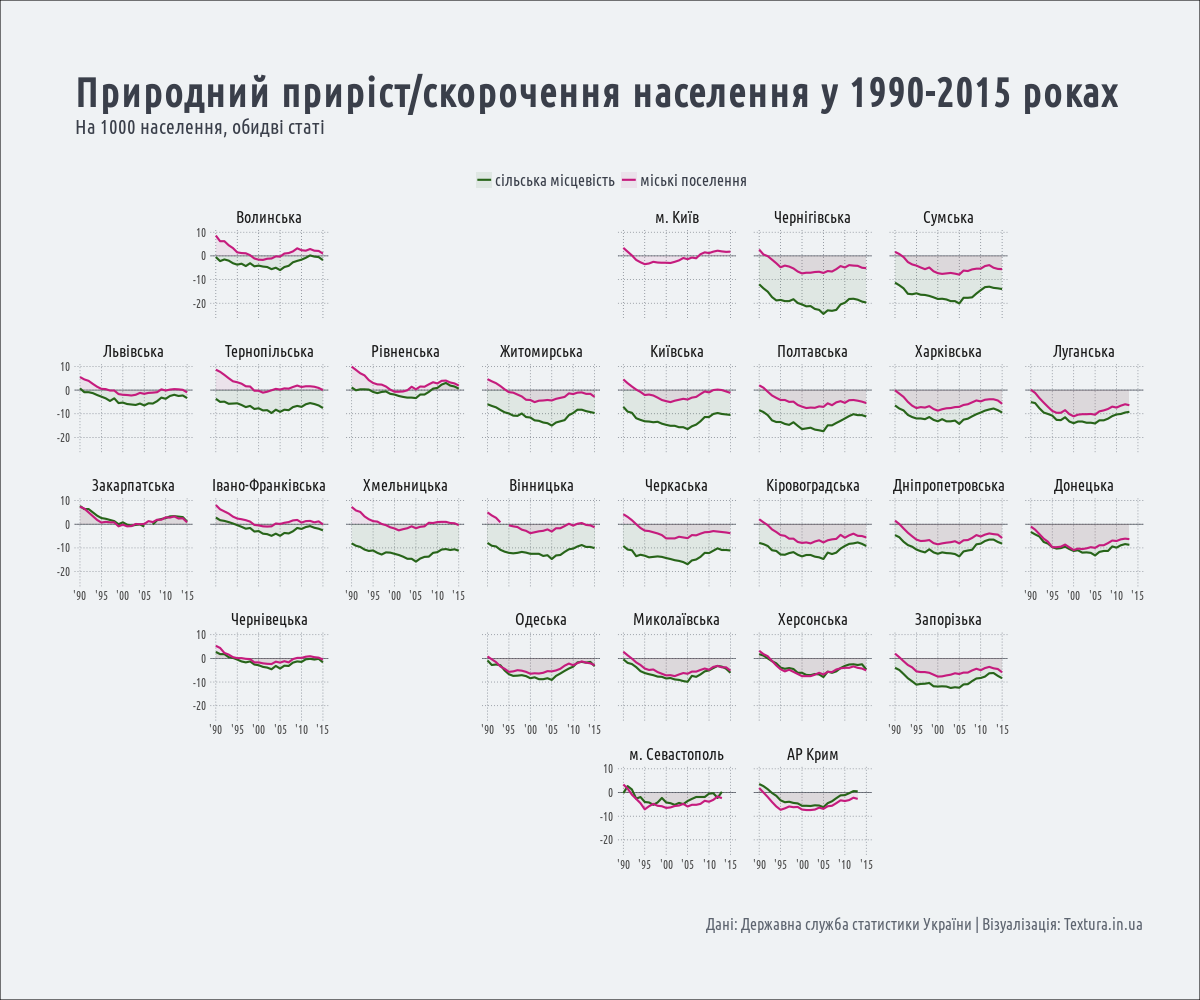

This chart was generated by the following R code:
library(ggplot2)
library(tidyr)
library(geofacet)

df <- read.csv('~/R/28 population geofacet/population_trends.csv', stringsAsFactors = FALSE)

df <- df %>% gather(key = type, value = ratio, -name, -year)
df$ratio <- as.numeric(df$ratio)
df$name <- trimws(df$name)

png(filename = 'geofacet.png', width = 1200, height = 1000)

ggplot(df)+
  geom_hline(yintercept = 0, size = 0.3, color = '#3A3F4A')+
  geom_ribbon(aes(x = year, ymin = 0, ymax = ratio, fill = type), alpha = 0.075)+
  geom_line(aes(x = year, y = ratio, color = type), size = 1)+
  facet_geo(~name, grid = ukraine)+
  scale_x_continuous(breaks = seq(1990, 2015, 5), labels = c("'90", "'95", "'00", "'05", "'10", "'15"))+
  scale_color_manual(values = c('#276419', '#c51b7d'), labels = c('сільська місцевість ', 'міські поселення'))+
  scale_fill_manual(values = c('#276419', '#c51b7d'), labels = c('сільська місцевість ', 'міські поселення'))+
  labs(title = 'Природний приріст/скорочення населення у 1990-2015 роках',
       subtitle = 'На 1000 населення, обидві статі',
       caption = 'Дані: Державна служба статистики України | Візуалізація: Textura.in.ua')+
  theme_minimal(base_family = 'Ubuntu Condensed')+
  theme(text = element_text(family = 'Ubuntu Condensed', face = 'plain', color = '#3A3F4A'),
        axis.title = element_blank(),
        axis.text = element_text(size = 12),
        strip.text.x = element_text(size = 16),
        panel.spacing.x = unit(1.25, 'lines'),
        panel.spacing.y = unit(1.50, 'lines'),
        legend.position = 'top',
        legend.text = element_text(size = 16),
        legend.title = element_blank(),
        panel.grid.major = element_line(size = 0.35, linetype = 'dotted', color = '#5D646F'),
        panel.grid.minor = element_blank(),
        plot.title = element_text(face = 'bold', size = 40, margin = margin(b = 10, t = 20)),
        plot.subtitle = element_text(size = 20, face = 'plain', margin = margin(b = 30)),
        plot.caption = element_text(size = 16, margin = margin(b = 10, t = 50), color = '#5D646F'),
        plot.background = element_rect(fill = '#EFF2F4'),
        plot.margin = unit(c(2, 2, 2, 2), 'cm'))

dev.off()